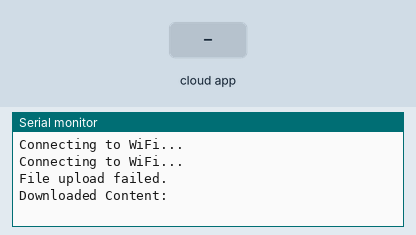
Recording of a sketch running on a simulated ESP32. Parts: the last lines printed to the serial monitor. The test bench sets the inputs (shaded band). WiFi joins after 1.5 s; servers stay silent unless stated; the Firebase database answers and starts empty.

Above: at 3.2 s.
3.3 s: the phone or cloud app sets example.txt to 0
At 8.4 s:
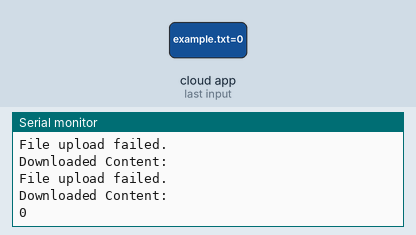
8.8 s: the phone or cloud app sets example.txt to 1
At 12.9 s:
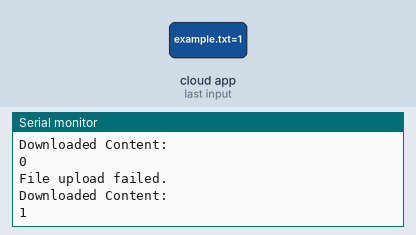

The sketch:

FireBaseUploadAndDownloadTest.ino
```cpp
#include "WiFi.h"
#include "ArduinoJson.h"
#include "SPIFFS.h"
#include <Firebase_ESP_Client.h>
#include "SECRETS.h"
#include <addons/TokenHelper.h>

#define API_KEY "AIzaSyCQOPaLIyCOJI71ASLu-DvJTlsbGsqRupA"

const char* storageBucket = "gs://biometric-attendance-sys-1deca.appspot.com";
//const char* filePath = "/data_users.json";

FirebaseData firebaseData;

void setup() {
    // Initialize Wi-Fi
    WiFi.begin(WIFI_SSID, WIFI_PASSWORD);
    while (WiFi.status() != WL_CONNECTED) {
        delay(1000);
        Serial.println("Connecting to WiFi...");
    }

    // Initialize Firebase
    Firebase.begin(API_KEY, storageBucket);
}

void loop() {
  // Upload a file
  uploadFile("example.txt", "Hello, Firebase Cloud Storage!");

  // Download and print the uploaded file
  String downloadedContent = downloadFile("example.txt");
  Serial.println("Downloaded Content:");
  Serial.println(downloadedContent);

  delay(5000); // Wait for 5 seconds before next loop iteration
}

void uploadFile(const String& fileName, const String& fileContent) {
  String storagePath = "/" + fileName;

  if (Firebase.putString(firebaseData, storagePath, fileContent)) {
    Serial.println("File uploaded successfully!");
  } else {
    Serial.println("File upload failed.");
  }
}

String downloadFile(const String& fileName) {
  String storagePath = "/" + fileName;

  if (Firebase.getString(firebaseData, storagePath)) {
    return firebaseData.stringData();
  } else {
    Serial.println("File download failed.");
    return "";
  }
}


/*
//Define Firebase Data objects
FirebaseData fbdo;
FirebaseAuth auth;
FirebaseConfig configF;

bool taskCompleted = false;
bool signupOK = false;

void initWiFi(){
  WiFi.begin(WIFI_SSID, WIFI_PASSWORD);
  while (WiFi.status() != WL_CONNECTED) {
    delay(1000);
    Serial.println("Connecting to WiFi...");
  }
}

void initSPIFFS(){
  if (!SPIFFS.begin(true)) {
    Serial.println("An Error has occurred while mounting SPIFFS");
    ESP.restart();
  }
  else {
    delay(500);
    Serial.println("SPIFFS mounted successfully");
  }
}

void writeJsonFile() {
  DynamicJsonDocument jsonDoc(1024);
  jsonDoc["key1"] = "value1";
  jsonDoc["key2"] = "value2";
  jsonDoc["key3"] = 42;

  // Open the file in write mode
  File file = SPIFFS.open(filePath, "w");
  if (!file) {
    Serial.println("Failed to open file for writing");
    return;
  }

  // Serialize the JSON document to the file
  serializeJson(jsonDoc, file);

  // Close the file
  file.close();

  Serial.println("JSON file written to SPIFFS");
}

void setup() {
  Serial.begin(115200);

  initWiFi();
  initSPIFFS();

  writeJsonFile();

  configF.api_key = API_KEY;
  //Assign the user sign in credentials
  if (Firebase.signUp(&configF, &auth, "", "")){
    Serial.println("ok");
    signupOK = true;
  }
  else {
   Serial.printf("%s\n", configF.signer.signupError.message.c_str());
  }
  //Assign the callback function for the long running token generation task
  configF.token_status_callback = tokenStatusCallback; //see addons/TokenHelper.h

  Firebase.begin(&configF, &auth);
  Firebase.reconnectWiFi(true);
}

void loop() {
  if (Firebase.ready() && !taskCompleted && signupOK){
    taskCompleted = true;
    Serial.print("Uploading picture... ");

    //MIME type should be valid to avoid the download problem.
    //The file systems for flash and SD/SDMMC can be changed in FirebaseFS.h.
    if (Firebase.Storage.upload(&fbdo, STORAGE_BUCKET_ID, filePath, mem_storage_type_flash, filePath, "application/json")){
      Serial.printf("\nDownload URL: %s\n", fbdo.downloadURL().c_str());
  }
  else{
    Serial.println(fbdo.errorReason());
  }
}

}*/
```

SECRETS.h
```cpp
const char* WIFI_SSID = "Suray Sweed ";
const char* WIFI_PASSWORD = "12345678";


// "Suray Sweed " "12345678"
// "Boran" "zeuv8379"
// 
```

Measured:
- after the input at 3.3 s, the serial monitor: prints a new line after 4.0 s (image 1)
- after the input at 8.8 s, the serial monitor: prints a new line after 3.7 s (image 2)
